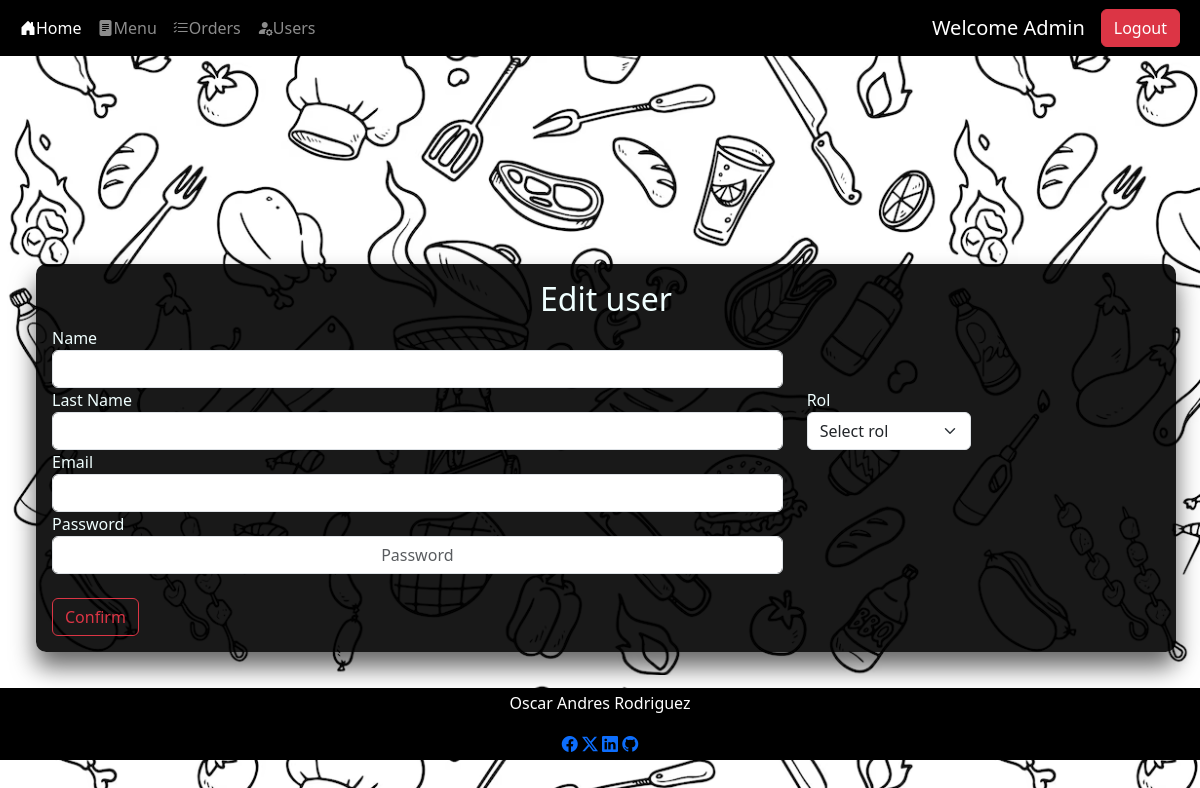
The app's page /users/update_user/3 (signed in), older data.
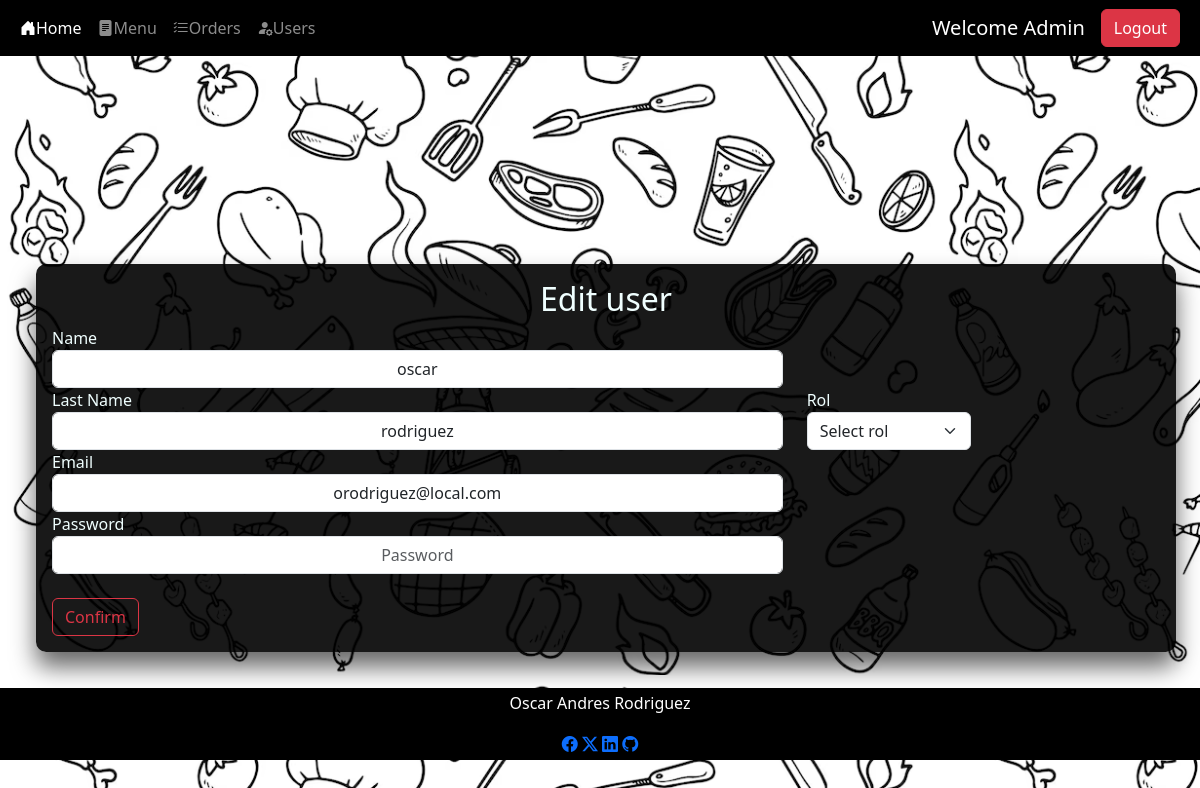
The same page, newer data.
### src/db/db_models.py (models this page shows)
class Users(Base):
    __tablename__ = "users"
    id = Column(Integer,primary_key=True, index=True)
    name = Column(String)
    last_name = Column(String)
    email = Column(String, unique=True, index=True, nullable=False)
    password = Column(String, nullable=False)
    rol_id = Column(Integer, ForeignKey('roles.id'), nullable=True)

### src/routes/users.py (the view)
@router.get('/update_user/{id}')
def update_user_page(request: Request, response:Response, id:int, db: Session = Depends(get_db)):
    print("Loading edit user page")
    user, body = get_current_user(request=request, db=db)
    if user is None:
        return RedirectResponse(url="/home",status_code=status.HTTP_307_TEMPORARY_REDIRECT)
    if user.rol_id != 1:
        body["msg"] = "Unauthorized user getting back to home page"
        return templates.TemplateResponse("users.html", body)
    edit_user = db.query(Users).filter(Users.id == id).first()
    body["user"] = edit_user
    return templates.TemplateResponse("edit-user.html", body)

### templates/edit-user.html (shortened to what this page needs)
{% extends "layout.html" %}
{% block content %}
<div class="center-box container m-4 p-3" >
    <h2 class="text-center">Edit user</h2>
    <form action="/users/update_user/{{user.id}}" method="post">
        <div class="row align-items-center">
            <div class="col-md-8 ">
                <label for="name">Name</label>
                <input type="text" class="form-control text-center" name="name" id="name" value="{{user.name}}">
            </div>
            <div class=" col-md-8">
                <label for="last_name">Last Name</label>
                <input type="text" class="form-control text-center" name="last_name" id="last_name" value="{{user.last_name}}">
            </div>
            <div class=" col-md-2">
                <label for="rol">Rol</label>
                <select name="rol" id="rol" class="form-select">
                    <option selected>Select rol</option>
                </select>
            </div>
        </div>
        <div class="row align-items-center">
            <div class="col-8">
                <label for="email">Email</label>
                <input type="email" class="form-control text-center" name="email" id="email" value="{{user.email}}">
            </div>
            <div class="col-8">
                <label for="password">Password</label>
                <input type="password" class="form-control text-center" name="password" id="password" placeholder="Password">
            </div>
        </div>
        <div class="col-auto pt-4">
            <button type="submit" class="btn btn-outline-danger ">Confirm</button>
        </div>
    </form>
</div>
{% endblock %}

Row changes from the older to the newer data that the page shows:
added Users: name "oscar", last_name "rodriguez", email "orodriguez@local.com"
